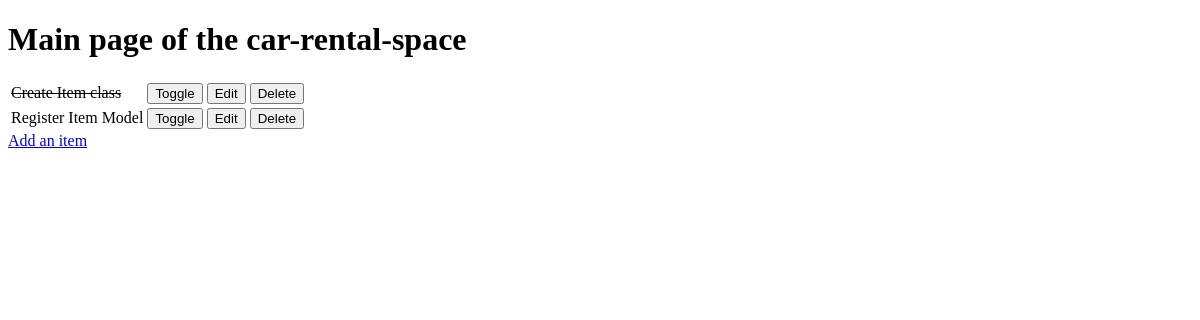
The app's page /, older data.
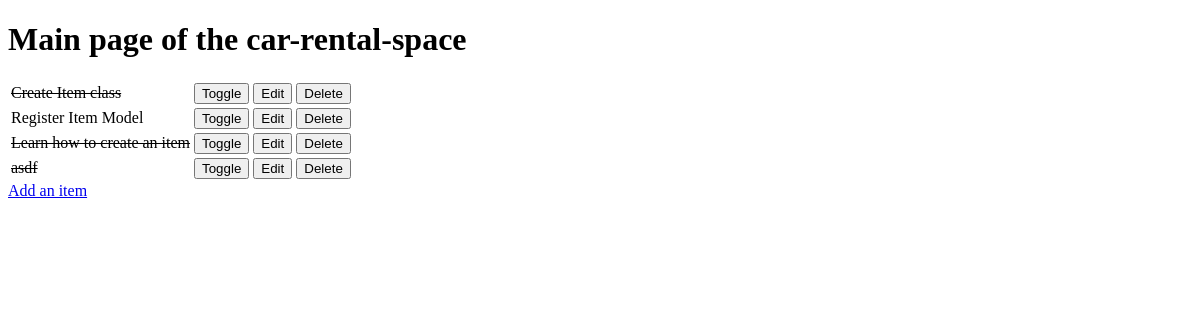
The same page, newer data.
### main/models.py (models this page shows, shortened)
class Item(models.Model):
    name = models.CharField(max_length=50, null=False, blank=False)
    done = models.BooleanField(null=False, blank=False, default=False)

### main/views.py (the view)
# urls.py: path('', views.get_main, name='get_main'),
def get_main(request):
    items = Item.objects.all()
    context = {
        'items': items
    }
    return render(request, 'main/main.html', context)

### main/templates/main/main.html (shortened to what this page needs)
<!DOCTYPE html>
<html lang="en">
<head>
</head>
<body>
    <h1>Main page of the car-rental-space</h1>
    <table>
        {% for item in items %}
            <tr>
                {% if item.done %}
                    <td><strike>{{ item.name }}</strike></td>
                {% else %}
                    <td>{{ item.name }}</td>
                {% endif %}
                <td>
                    <a href="/toggle/{{ item.id }}">
                        <button>Toggle</button>
                    </a>
                </td>
                <td>
                    <a href="/edit/{{ item.id }}">
                        <button>Edit</button>
                    </a>
                </td>
                <td>
                    <a href="/delete/{{ item.id }}">
                        <button>Delete</button>
                    </a>
                </td>
            </tr>
            {% empty %}
            <tr><td>You have nothing to do</td></tr>
        {% endfor %}
    </table>
    <a href="/add"> Add an item </a>
</body>
</html>

Row changes from the older to the newer data that the page shows:
added Item: name "Learn how to create an item"
added Item: name "asdf"
